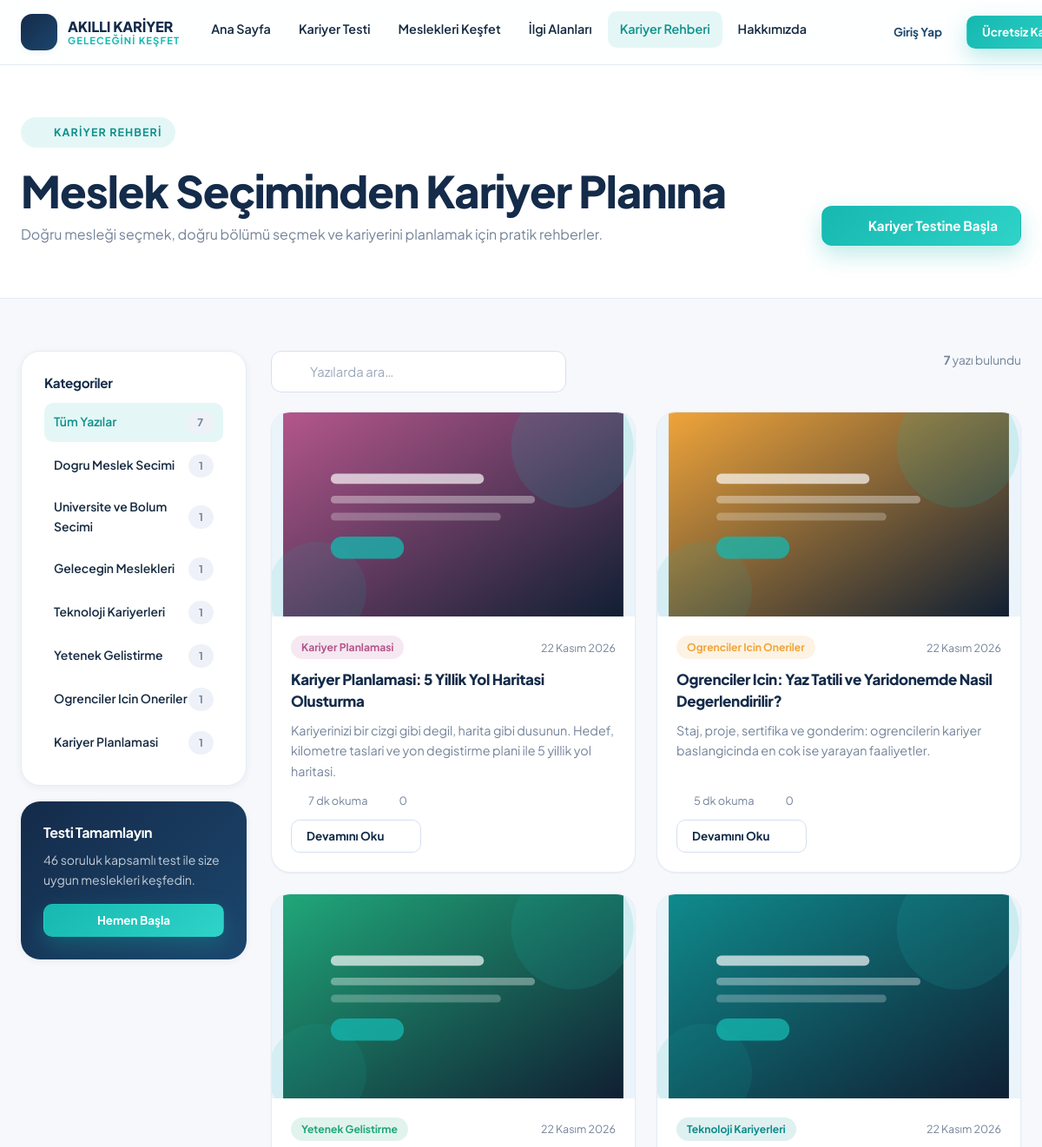
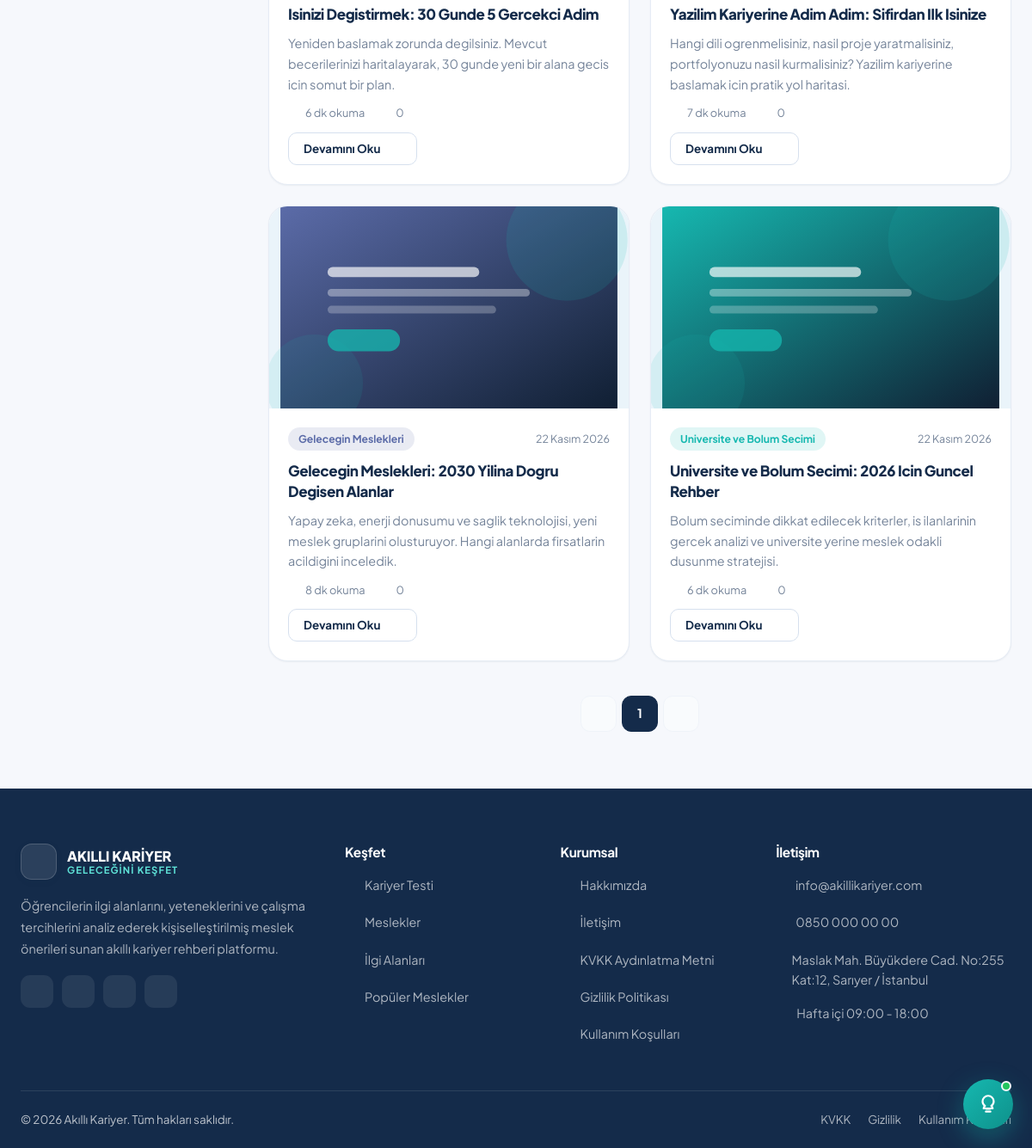
Screenshot of /career-guide.php with the database file from the repository (2 pictures, top to bottom).
### tables this page shows
CREATE TABLE `site_settings` (
  `id` INT UNSIGNED NOT NULL AUTO_INCREMENT,
  `setting_key` VARCHAR(80) NOT NULL,
  `setting_value` TEXT DEFAULT NULL,
  `setting_group` VARCHAR(50) NOT NULL DEFAULT 'genel',
  `setting_type` ENUM('text','number','textarea','color','boolean','select') NOT NULL DEFAULT 'text',
  `label` VARCHAR(150) DEFAULT NULL,
  `created_at` DATETIME NOT NULL DEFAULT CURRENT_TIMESTAMP,
  `updated_at` DATETIME NOT NULL DEFAULT CURRENT_TIMESTAMP ON UPDATE CURRENT_TIMESTAMP,
  PRIMARY KEY (`id`),
  UNIQUE KEY `uq_setting_key` (`setting_key`),
  KEY `idx_setting_group` (`setting_group`)
);

CREATE TABLE `blog_categories` (
  `id` INT UNSIGNED NOT NULL AUTO_INCREMENT,
  `name` VARCHAR(100) NOT NULL,
  `slug` VARCHAR(120) NOT NULL,
  `description` VARCHAR(255) DEFAULT NULL,
  `icon` VARCHAR(60) NOT NULL DEFAULT 'newspaper',
  `color` VARCHAR(20) NOT NULL DEFAULT '#1C466D',
  `sort_order` INT NOT NULL DEFAULT 0,
  `created_at` DATETIME NOT NULL DEFAULT CURRENT_TIMESTAMP,
  `updated_at` DATETIME NOT NULL DEFAULT CURRENT_TIMESTAMP ON UPDATE CURRENT_TIMESTAMP,
  PRIMARY KEY (`id`),
  UNIQUE KEY `uq_blogcat_slug` (`slug`),
  KEY `idx_blogcat_sort` (`sort_order`)
);

CREATE TABLE `blog_posts` (
  `id` INT UNSIGNED NOT NULL AUTO_INCREMENT,
  `category_id` INT UNSIGNED NOT NULL,
  `author_id` INT UNSIGNED DEFAULT NULL,
  `title` VARCHAR(220) NOT NULL,
  `slug` VARCHAR(240) NOT NULL,
  `excerpt` VARCHAR(400) DEFAULT NULL,
  `content` LONGTEXT DEFAULT NULL,
  `image` VARCHAR(255) DEFAULT NULL,
  `status` ENUM('draft','published') NOT NULL DEFAULT 'draft',
  `reading_time` TINYINT UNSIGNED NOT NULL DEFAULT 4,
  `view_count` INT UNSIGNED NOT NULL DEFAULT 0,
  `published_at` DATETIME DEFAULT NULL,
  `created_at` DATETIME NOT NULL DEFAULT CURRENT_TIMESTAMP,
  `updated_at` DATETIME NOT NULL DEFAULT CURRENT_TIMESTAMP ON UPDATE CURRENT_TIMESTAMP,
  PRIMARY KEY (`id`),
  UNIQUE KEY `uq_post_slug` (`slug`),
  KEY `idx_post_status_pub` (`status`,`published_at`),
  KEY `idx_post_category` (`category_id`),
  CONSTRAINT `fk_post_category` FOREIGN KEY (`category_id`) REFERENCES `blog_categories` (`id`) ON DELETE CASCADE,
  CONSTRAINT `fk_post_author` FOREIGN KEY (`author_id`) REFERENCES `users` (`id`) ON DELETE SET NULL
);

### career-guide.php (the view, shortened to what the rows shown need)
<?php
$search   = trim((string) ($_GET['q'] ?? ''));
$category = trim((string) ($_GET['category'] ?? ''));
$page     = max(1, (int) ($_GET['sayfa'] ?? 1));
$filters = array_filter(['category' => $category, 'search' => $search], static fn($v) => $v !== '');
$perPage    = BLOG_PER_PAGE;
$posts      = Blog::posts($filters + ['limit' => $perPage, 'offset' => ($page - 1) * $perPage]);
$categories = Blog::categories();
$pageTitle       = 'Kariyer Rehberi — ' . setting('site_name', 'Akıllı Kariyer');
require_once __DIR__ . '/includes/header.php';
?>
<main id="main-content">
  <section class="section-sm" style="background:var(--c-white);border-bottom:1px solid var(--c-border)">
    <div class="container">
      <div class="flex between wrap gap-16" style="align-items:flex-end">
        <div>
          <h1 style="margin-bottom:6px">Meslek Seçiminden Kariyer Planına</h1>
        </div>
      </div>
    </div>
  </section>
  <section class="section-sm">
    <div class="container">
      <div class="layout-aside left">
        <aside class="grid sticky-side" style="gap:18px">
          <div class="card">
            <div class="card-body">
              <div class="grid" style="gap:5px">
                <a href="<?= url('career-guide.php') ?>" class="flex between center" style="padding:9px 11px;border-radius:10px;font-size:.87rem;font-weight:600;<?= $category === '' ? 'background:var(--c-accent-soft);color:var(--c-accent-dark)' : 'color:var(--c-text)' ?>">
                  Tüm Yazılar <span class="badge badge-muted"><?= Blog::totalCount() ?></span>
                </a>
                <?php foreach ($categories as $cat): ?>
                  <a href="<?= url('career-guide.php?category=' . urlencode($cat['slug'])) ?>" class="flex between center" style="padding:9px 11px;border-radius:10px;font-size:.87rem;font-weight:600;<?= $category === $cat['slug'] ? 'background:var(--c-accent-soft);color:var(--c-accent-dark)' : 'color:var(--c-text)' ?>">
                    <?= e($cat['name']) ?> <span class="badge badge-muted"><?= (int) $cat['post_count'] ?></span>
                  </a>
                <?php endforeach; ?>
              </div>
            </div>
          </div>
        </aside>
        <div>
          <?php if (!$posts): ?>
            <div class="empty-state">
              <div class="es-ico"><?= icon('search-x', '', 30) ?></div>
              <h3>Yazı bulunamadı</h3>
              <p>Arama kriterlerinize uygun bir yazı bulunamadı. Farklı bir kategori deneyin.</p>
              <a href="<?= url('career-guide.php') ?>" class="btn btn-primary"><?= icon('refresh-cw', '', 17) ?> Tüm Yazılar</a>
            </div>
          <?php else: ?>
            <div class="grid g-2">
              <?php foreach ($posts as $post): ?>
                <article class="blog-card">
                  <div class="bc-media"><?= blog_art($post) ?></div>
                  <div class="bc-body">
                    <div class="flex between center" style="gap:8px">
                      <span class="badge" style="background:<?= e($post['category_color']) ?>22;color:<?= e($post['category_color']) ?>">
                        <?= e($post['category_name']) ?>
                      </span>
                      <span class="text-xs text-muted-c"><?= format_date($post['published_at']) ?></span>
                    </div>
                    <h3><a href="<?= url('blog-detail.php?slug=' . urlencode($post['slug'])) ?>"><?= e($post['title']) ?></a></h3>
                    <p><?= e(str_limit($post['excerpt'], 145)) ?></p>
                    <div class="blog-meta">
                      <span><?= icon('clock', '', 14) ?> <?= (int) $post['reading_time'] ?> dk okuma</span>
                      <span><?= icon('eye', '', 14) ?> <?= number_format_tr((int) $post['view_count']) ?></span>
                    </div>
                    <a href="<?= url('blog-detail.php?slug=' . urlencode($post['slug'])) ?>" class="btn btn-outline btn-sm" style="align-self:flex-start">
                      Devamını Oku <?= icon('arrow-right', '', 15) ?>
                    </a>
                  </div>
                </article>
              <?php endforeach; ?>
            </div>
          <?php endif; ?>
        </div>
      </div>
    </div>
  </section>
</main>
<?php require_once __DIR__ . '/includes/footer.php'; ?>

### includes/header.php (shortened to what the rows shown need)
<?php
$bodyClass       = $bodyClass       ?? '';
?>
<!DOCTYPE html>
<html lang="tr">
<head>
<link rel="stylesheet" href="<?= asset('assets/css/vendor-bootstrap.min.css') ?>">
<link rel="stylesheet" href="<?= asset('assets/css/style.css') ?>">
<link rel="stylesheet" href="<?= asset('assets/css/career-coach.css') ?>">
</head>
<body class="<?= e($bodyClass) ?>">
<header class="site-header">
  <div class="container header-inner">
    <a href="<?= url('index.php') ?>" class="brand" aria-label="Akıllı Kariyer ana sayfa">
      <span class="brand-mark"><?= icon('compass', '', 22) ?></span>
      <span class="brand-text">
        <span class="brand-name">AKILLI KARİYER</span>
        <span class="brand-slogan"><?= e(setting('site_slogan', 'Geleceğini Keşfet')) ?></span>
      </span>
    </a>
  </div>
</header>

### app/Helpers/functions.php (shortened to what the rows shown need)
<?php
if (!function_exists('e')) {
    function e(mixed $value): string
    {
        return htmlspecialchars((string) ($value ?? ''), ENT_QUOTES | ENT_SUBSTITUTE, 'UTF-8');
    }
}
if (!function_exists('url')) {
    function url(string $path = ''): string
    {
        $base = BASE_PATH === '/' ? '' : BASE_PATH;
        $path = ltrim($path, '/');
        return $base . '/' . $path;
    }
}
if (!function_exists('asset')) {
    function asset(string $path): string
    {
        $path = ltrim($path, '/');
        $file = APP_ROOT . '/' . $path;
        $version = is_file($file) ? (string) filemtime($file) : APP_VERSION;
        return url($path) . '?v=' . $version;
    }
}
if (!function_exists('setting')) {
    function setting(string $key, mixed $default = null): mixed
    {
        return Setting::get($key, $default);
    }
}
if (!function_exists('str_limit')) {
    function str_limit(?string $text, int $limit = 140, string $end = '…'): string
    {
        $text = trim(strip_tags((string) $text));
        if (mb_strlen($text) <= $limit) {
            return $text;
        }
        $cut = mb_substr($text, 0, $limit);
        return rtrim($cut, ' .,;:') . $end;
    }
}
if (!function_exists('format_date')) {
    function format_date(?string $date, string $format = 'd F Y'): string
    {
        $ts = strtotime($date);
        $months = [
            1 => 'Ocak', 'Şubat', 'Mart', 'Nisan', 'Mayıs', 'Haziran',
            'Temmuz', 'Ağustos', 'Eylül', 'Ekim', 'Kasım', 'Aralık',
        ];
        $monthsEn = ['January', 'February', 'March', 'April', 'May', 'June', 'July', 'August', 'September', 'October', 'November', 'December'];
        $out = date($format, $ts);
        $out = str_replace($monthsEn, $months, $out);
        return str_replace(['Monday', 'Tuesday', 'Wednesday', 'Thursday', 'Friday', 'Saturday', 'Sunday'],
            ['Pazartesi', 'Salı', 'Çarşamba', 'Perşembe', 'Cuma', 'Cumartesi', 'Pazar'], $out);
    }
}
if (!function_exists('number_format_tr')) {
    function number_format_tr(int|float $number): string
    {
        return number_format((float) $number, 0, ',', '.');
    }
}
if (!function_exists('icon')) {
    function icon(string $name, string $class = '', int $size = 20): string
    {
        return sprintf(
            '<i data-lucide="%s" class="%s" style="width:%dpx;height:%dpx;stroke-width:2" aria-hidden="true"></i>',
            e($name),
            e($class),
            $size,
            $size
        );
    }
}
if (!function_exists('blog_art')) {
    function blog_art(array $post, string $variant = 'card'): string
    {
        $color  = $post['category_color'] ?? '#1C466D';
        $accent = '#16B8B0';
        $id     = substr(md5(($post['slug'] ?? 'blog') . $variant), 0, 8);
        return <<<SVG
<svg class="blog-art" viewBox="0 0 400 240" xmlns="http://www.w3.org/2000/svg" role="img" aria-label="Kapak görseli">
  <defs>
    <linearGradient id="bb{$id}" x1="0" y1="0" x2="1" y2="1">
      <stop offset="0%" stop-color="{$color}"/>
      <stop offset="100%" stop-color="#101F33"/>
    </linearGradient>
  </defs>
  <rect width="400" height="240" fill="url(#bb{$id})"/>
  <circle cx="340" cy="40" r="72" fill="{$accent}" opacity="0.14"/>
  <circle cx="40" cy="210" r="58" fill="{$accent}" opacity="0.10"/>
  <g opacity="0.9">
    <rect x="56" y="72" width="180" height="12" rx="6" fill="#ffffff" opacity="0.75"/>
    <rect x="56" y="98" width="240" height="9" rx="4.5" fill="#ffffff" opacity="0.40"/>
    <rect x="56" y="118" width="200" height="9" rx="4.5" fill="#ffffff" opacity="0.28"/>
    <rect x="56" y="146" width="86" height="26" rx="13" fill="{$accent}" opacity="0.85"/>
  </g>
</svg>
SVG;
    }
}

### includes/footer.php (shortened to what the rows shown need)
<footer class="site-footer">
  <div class="container">
    <div class="footer-grid">
      <div>
        <div class="footer-brand">
          <span class="brand-text">
            <span class="brand-name">AKILLI KARİYER</span>
            <span class="brand-slogan"><?= e(setting('site_slogan', 'Geleceğini Keşfet')) ?></span>
          </span>
        </div>
      </div>
      <div>
        <ul>
          <li><a href="mailto:<?= e(setting('site_email', 'info@akillikariyer.com')) ?>">
            <?= icon('mail', '', 15) ?> <?= e(setting('site_email', 'info@akillikariyer.com')) ?></a></li>
          <li><a href="tel:<?= e(preg_replace('/\s+/', '', setting('site_phone', ''))) ?>">
            <?= icon('phone', '', 15) ?> <?= e(setting('site_phone', '')) ?></a></li>
          <li style="display:flex;gap:9px;color:rgba(255,255,255,.66);font-size:.9rem;line-height:1.6">
            <?= icon('map-pin', '', 15) ?> <span><?= e(setting('site_address', '')) ?></span>
          </li>
          <li style="display:flex;gap:9px;color:rgba(255,255,255,.66);font-size:.9rem">
            <?= icon('clock', '', 15) ?> <span><?= e(setting('site_working_hours', '')) ?></span>
          </li>
        </ul>
      </div>
    </div>
    <div class="footer-bottom">
      <span>&copy; <?= date('Y') ?> <?= e(setting('site_name', 'Akıllı Kariyer')) ?>. Tüm hakları saklıdır.</span>
      <span style="display:flex;gap:20px;flex-wrap:wrap">
        <a href="<?= url('kvkk.php') ?>">KVKK</a>
        <a href="<?= url('privacy.php') ?>">Gizlilik</a>
        <a href="<?= url('terms.php') ?>">Kullanım Koşulları</a>
      </span>
    </div>
  </div>
</footer>
</body>
</html>

### rows the page displays
site_settings: setting_value "GELECEĞINI KEŞFET"
blog_categories: name "Dogru Meslek Secimi", post_count "1"
blog_categories: name "Universite ve Bolum Secimi", post_count "1"
blog_categories: name "Gelecegin Meslekleri", post_count "1"
blog_categories: name "Teknoloji Kariyerleri", post_count "1"
blog_categories: name "Yetenek Gelistirme", post_count "1"
blog_categories: name "Ogrenciler Icin Oneriler", post_count "1"
blog_categories: name "Kariyer Planlamasi", post_count "1"
blog_posts: category.name "Kariyer Planlamasi", published_at "22 Kasım 2026", title "Kariyer Planlamasi: 5 Yillik Yol Haritasi Olusturma", excerpt "Kariyerinizi bir cizgi gibi degil, harita gibi dusunun. Hedef, kilometre taslari ve yon degistirme plani ile 5 yillik yol haritasi.", $size 14 (drawn), reading_time "7", view_count "0"
blog_posts: category.name "Ogrenciler Icin Oneriler", published_at "22 Kasım 2026", title "Ogrenciler Icin: Yaz Tatili ve Yaridonemde Nasil Degerlendirilir?", excerpt "Staj, proje, sertifika ve gonderim: ogrencilerin kariyer baslangicinda en cok ise yarayan faaliyetler.", $size 14 (drawn), reading_time "5", view_count "0"
blog_posts: category.name "Yetenek Gelistirme", published_at "22 Kasım 2026", title "Isinizi Degistirmek: 30 Gunde 5 Gercekci Adim", excerpt "Yeniden baslamak zorunda degilsiniz. Mevcut becerilerinizi haritalayarak, 30 gunde yeni bir alana gecis icin somut bir plan.", $size 14 (drawn), reading_time "6", view_count "0"
blog_posts: category.name "Teknoloji Kariyerleri", published_at "22 Kasım 2026", title "Yazilim Kariyerine Adim Adim: Sifirdan Ilk Isinize", excerpt "Hangi dili ogrenmelisiniz, nasil proje yaratmalisiniz, portfolyonuzu nasil kurmalisiniz? Yazilim kariyerine baslamak icin pratik yol haritasi.", $size 14 (drawn), reading_time "7", view_count "0"
blog_posts: category.name "Gelecegin Meslekleri", published_at "22 Kasım 2026", title "Gelecegin Meslekleri: 2030 Yilina Dogru Degisen Alanlar", excerpt "Yapay zeka, enerji donusumu ve saglik teknolojisi, yeni meslek gruplarini olusturuyor. Hangi alanlarda firsatlarin acildigini inceledik.", $size 14 (drawn), reading_time "8", view_count "0"
blog_posts: category.name "Universite ve Bolum Secimi", published_at "22 Kasım 2026", title "Universite ve Bolum Secimi: 2026 Icin Guncel Rehber", excerpt "Bolum seciminde dikkat edilecek kriterler, is ilanlarinin gercek analizi ve universite yerine meslek odakli dusunme stratejisi.", $size 14 (drawn), reading_time "6", view_count "0"
site_settings: setting_value "info@akillikariyer.com"
site_settings: setting_value "0850 000 00 00"
site_settings: setting_value "Maslak Mah. Büyükdere Cad. No:255 Kat:12, Sarıyer / İstanbul"
site_settings: setting_value "Hafta içi 09:00 - 18:00"
site_settings: setting_value "Akıllı Kariyer"

### other values shown
Blog::totalCount() "7"
number_format_tr($total) "7"
